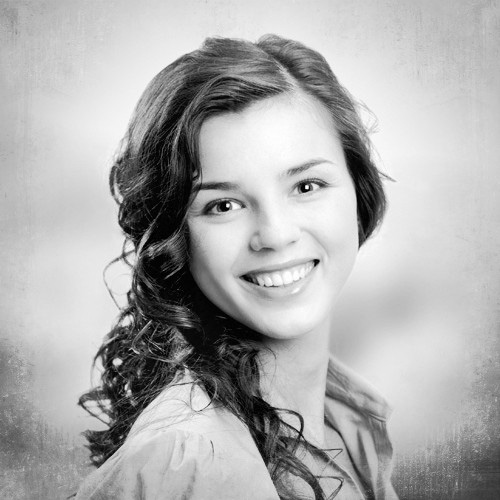
#> input picture assets/preview500.jpg, 500 x 500 px, found by its file name
$ python contrastBright.py
#> lines starting #> are read from the running program, lines starting #| are printed output that depends on the picture
import cv2 as cv
import matplotlib.pyplot as plt
import numpy as np
image=cv.imread("./assets/preview500.jpg")
#> image is the input picture: shape (500, 500, 3); min 0, max 255, mean 173.7
plt.subplot(1,2,1)
plt.title("Original")
plt.imshow(image)

alpha=1.5
beta=50
image2=cv.convertScaleAbs(image,alpha=alpha,beta=beta)
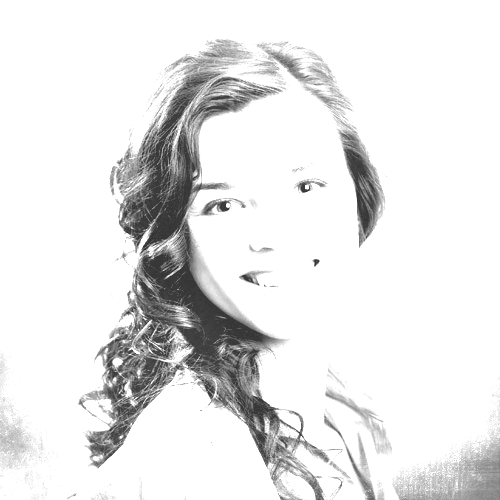
#> image2: shape (500, 500, 3); min 50, max 255, mean 231

cv.imwrite("Brightness and contrast.jpg",image2)
plt.subplot(1,2,2)
plt.title("Brightness and contrast")
plt.imshow(image2)
plt.show()
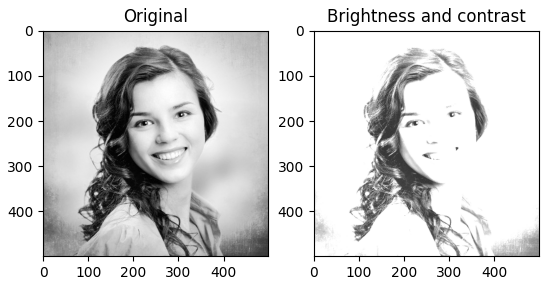
#> figure drawn by matplotlib, 2 panels

cv.waitKey(0)
cv.destroyAllWindows()
